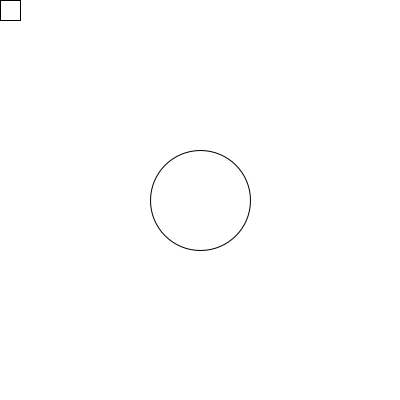
Frame 1 (no input)
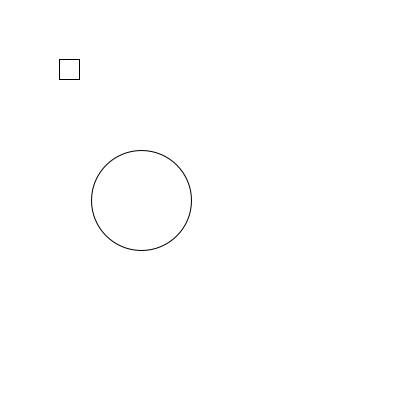
Frame 60 (the mouse pressed at the canvas centre just before this capture)
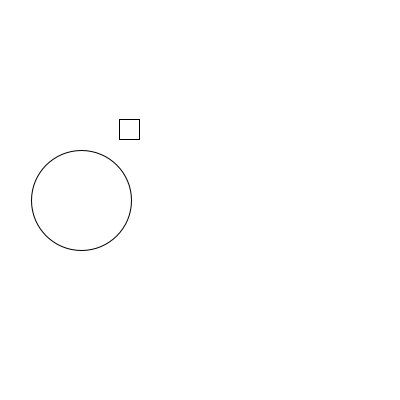
Frame 120 (the mouse held since frame 60 and released just before this capture)

The Processing sketch that drew these frames (run headless with seeded random() and noise(); from frame 60 on, the mouse is pressed at the canvas centre):

// Processing sketch: exer8_intro_animation
// ── exer8_intro_animation.pde
int circleX = 200;
int rectX = 0;
int rectY = 0;
void setup(){
  size(400, 400);
  background(255);
  //circleX = width/2;
}

void draw(){
  background(255);
  ellipse(circleX, height/2, 100, 100);
  circleX = circleX - 1;
  //circleX++ // incrementing
  rect(rectX++, rectY++, 20, 20);
}
